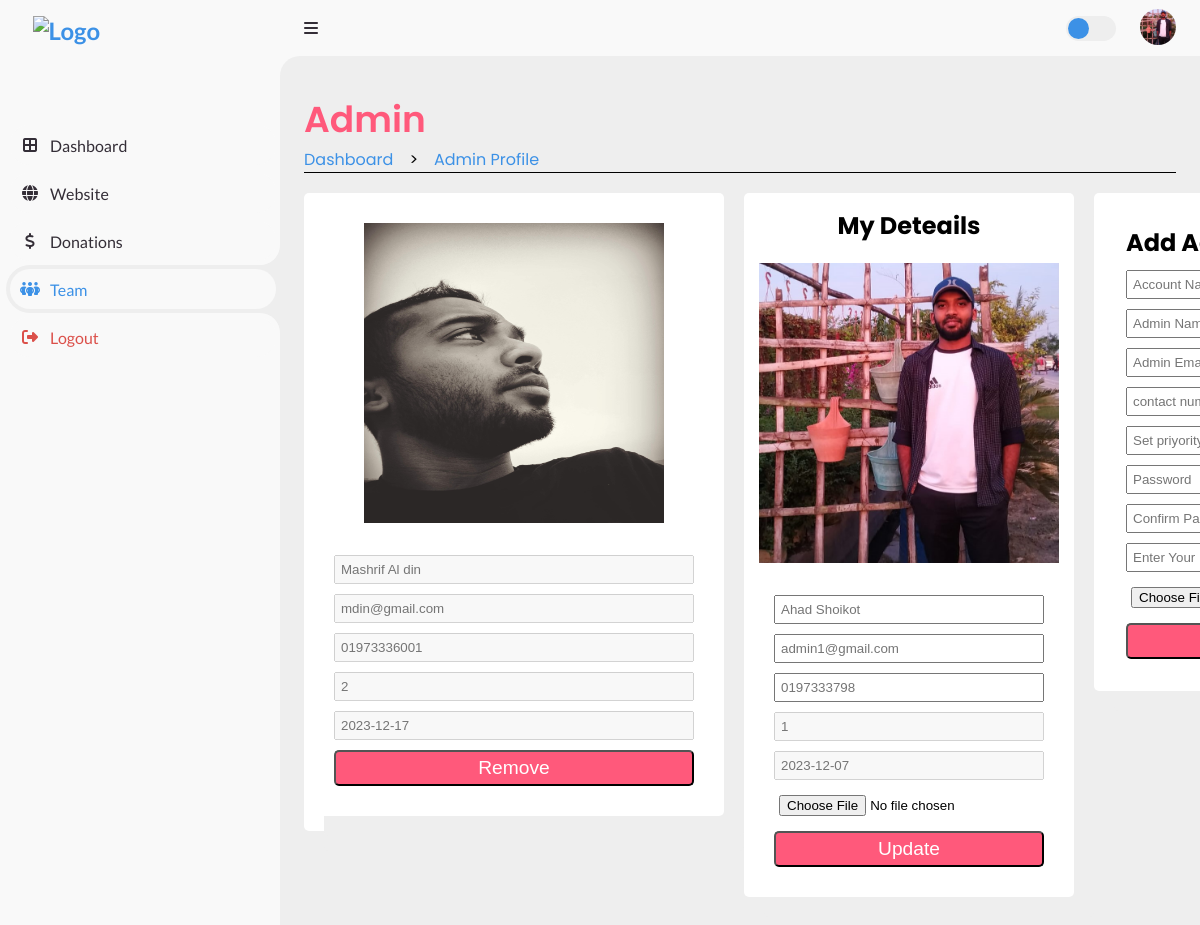
/Root/Admin_Side/Dash/Admin/ADMIN_PROFILE.php (signed in), run on the app's committed database.
### tables this page shows
CREATE TABLE `admin_list` (
  `admin_id` int(11) NOT NULL,
  `acc_id` int(11) NOT NULL,
  `admin_name` varchar(30) DEFAULT NULL,
  `admin_contact` varchar(30) DEFAULT NULL,
  `admin_priyority` int(11) DEFAULT NULL,
  `admin_image` varchar(255) DEFAULT NULL
);

CREATE TABLE `accounts` (
  `acc_id` int(11) NOT NULL,
  `acc_name` varchar(30) NOT NULL,
  `acc_pass` varchar(255) NOT NULL,
  `acc_email` varchar(30) NOT NULL,
  `role` varchar(10) NOT NULL,
  `acc_join_date` date NOT NULL
);

### Root/Admin_Side/Dash/Admin/ADMIN_PROFILE_BE.php (called while the page is built, shortened)
<?php
    include('/xampp/htdocs/DBMS_Project_Organized_One/Includes/db_con.php');
    if (isset($_SESSION['acc_id']) && isset($_SESSION['role'])) {
        $acc_id = $_SESSION['acc_id'];
        $sql = "SELECT u.acc_name, u.acc_join_date, u.acc_email, d.admin_contact, d.admin_name, d.admin_priyority, d.admin_image FROM accounts AS u LEFT JOIN admin_list AS d ON u.acc_id = d.acc_id WHERE u.acc_id = $acc_id";
        $result = mysqli_query($con, $sql);
            if (mysqli_num_rows($result) == 1) {
                $row = mysqli_fetch_array($result);
                $admin_name = $row['admin_name'];
                $acc_join_date = $row['acc_join_date'];
                $acc_email = $row['acc_email'];
                $admin_contact = $row['admin_contact'];
                $admin_priyority = $row['admin_priyority'];
                $admin_image = $row['admin_image'];
            } else {
                echo "Failed to fetch data";
            }
        } else {
            echo "Error to load session";
    }
?>

### Root/Admin_Side/Dash/Admin/ADMIN_PROFILE.php (the view, shortened to what this page needs)
<?php
  include('/xampp/htdocs/DBMS_Project_Organized_One/Root/Admin_Side/Dash/Admin/ADMIN_PROFILE_BE.php');
?>
<!DOCTYPE html>
<html lang="en">
  <head>
    <link rel="stylesheet" href="https://cdnjs.cloudflare.com/ajax/libs/font-awesome/6.4.0/css/all.min.css"/>
    <link href="https://cdn.jsdelivr.net/npm/remixicon@3.5.0/fonts/remixicon.css" rel="stylesheet"/>
    <link rel="stylesheet" href="https://cdn.jsdelivr.net/npm/swiper@10/swiper-bundle.min.css"/>
    <link href='https://unpkg.com/boxicons@2.1.4/css/boxicons.min.css' rel='stylesheet'>
    <link rel="stylesheet" href="/Root/Admin_Side/Dash/Admin/ADMIN_PROFILE_STYLE.css" />
  </head>
  <body>
    <section class="sidebar">
      <a href="/Root/Admin_Side/Dash/ADMIN_DASH.php" class="logo">
        <img src="/Root/Landing_Page/LOGO_NoBackground.png" alt="Logo" />
      </a>
      <ul class="side-menu top">
        <li>
          <a href="/Root/Admin_Side/Dash/ADMIN_DASH.php" class="nav-link">
            <i class="fas fa-border-all"></i>
            <span class="text">Dashboard</span>
          </a>
        </li>
        <li>
          <a href="/Root/Admin_Side/website/HOME.php" class="nav-link">
            <i class="fa fa-globe"></i>
            <span class="text">Website</span>
          </a>
        </li>
        <li>
          <a href="/Root/Admin_Side/Donation/DONATION_DASH.php" class="nav-link">
          <i class="fa fa-usd"></i>
            <span class="text">Donations</span>
          </a>
        </li>
        <li class="active">
          <a href="/Root/Admin_Side/Dash/Admin/ADMIN_PROFILE.php" class="nav-link">
            <i class="fas fa-people-group"></i>
            <span class="text">Team</span>
          </a>
        </li>
        <li>
          <a href="/Includes/logout.php" class="logout">
            <i class="fas fa-right-from-bracket"></i>
            <span class="text">Logout</span>
          </a>
        </li>
      </ul>
    </section>
    <section class="content">
      <nav>
        <i class="fas fa-bars menu-btn"></i>
        <label for="switch-mode" class="switch-mode"></label>
        <a href="#" class="profile">
          <img src="<?php echo $admin_image ?>" alt="profile" />
        </a>
      </nav>
      <main>
        <div class="head-title">
            <div class="left">
                <h1>Admin</h1>
                <ul class="breadcrumb">
                  <li>
                    <a class="active" href="/Root/Admin_Side/Dash/ADMIN_DASH.php">Dashboard</a>
                  </li>
                  <li>></li>
                  <li>
                    <a class="active" href="#">Admin Profile</a>
                  </li>
					      </ul>
            </div>
        </div>
        <div class="container">
          <div class="box st st">
              <?php
                  include('/xampp/htdocs/DBMS_Project_Organized_One/Root/Admin_Side/Dash/Admin/FETCH_ADMINS.php');
              ?>
          </div>
          <div class="box st">
                <h1>My Deteails</h1>
              <div>
                  <img src="<?php echo $admin_image ?>" alt="User Image">
              </div>
              <form action="/Root/Admin_Side/Dash/Admin/UPDATE_ADMIN_BE.php" method="POST" enctype="multipart/form-data">
                  <input type="text" name="admin_name" placeholder="<?php echo $admin_name ?>">
                  <input type="text" name="acc_email" placeholder="<?php echo $acc_email ?>">
                  <input type="text" name="admin_contact" placeholder="<?php echo $admin_contact ?>">
                  <input type="text" name="admin_priyority" placeholder="<?php echo $admin_priyority ?>" disabled>
                  <input type="text" name="acc_join_date" placeholder="<?php echo $acc_join_date ?>" disabled>
                  <input type="file" name="image" accept="image/*">
                  <button type="submit" name="submit1">Update</button>
              </form>
          </div>
          <div class="box nd">
            <h1>Add Admin</h1>
            <div>
              <form action="/Root/Admin_Side/Dash/Admin/NEW_ADDMIN_BE.php" method="POST" enctype="multipart/form-data">
                  <input type="text" name="acc_name" placeholder="Account Name" required>
                  <input type="text" name="admin_name" placeholder="Admin Name" required>
                  <input type="text" name="acc_email" placeholder="Admin Email" required>
                  <input type="text" name="admin_contact" placeholder="contact number" required>
                  <input type="text" name="admin_priyority" placeholder="Set priyority" required>
                  <input type="password" name="acc_pass" placeholder="Password" required>
                  <input type="password" name="con_pass" placeholder="Confirm Password" required>
                  <input type="password" name = "Admin_pass" placeholder="Enter Your Password" required>
                  <input type="file" name="image" accept="image/*">
                  <button type="submit" name="submit2">Add</button>
              </form>
            </div>
          </div>
        </div>
      </main>
    </section>
  </body>
</html>

### Root/Admin_Side/Dash/Admin/FETCH_ADMINS.php (shortened to what this page needs)
<?php
    include('/xampp/htdocs/DBMS_Project_Organized_One/Includes/db_con.php');
    if (isset($_SESSION['acc_id']) && isset($_SESSION['role'])) {
        $acc_iddd = $_SESSION['acc_id'];
        $sql = "SELECT x.admin_id, x.acc_id, x.admin_name, x.admin_contact, x.admin_image, x.admin_priyority, y.acc_name, y.acc_email, y.acc_join_date  FROM admin_list AS x LEFT JOIN accounts AS y ON x.acc_id = y.acc_id WHERE x.acc_id != $acc_iddd";
        $result = mysqli_query($con, $sql);
            if (mysqli_num_rows($result) > 0) {
                while ($row = mysqli_fetch_assoc($result)) {
                    echo  '<div class="box st">
                    <div>
                        <img src="' . $row['admin_image'] . '" alt="">
                    </div>
                    <form action="/Root/Admin_Side/Dash/Admin/REMOVE_ADMIN.php" method="POST">
                        <input type="text" name="admin_name" placeholder="' . $row['admin_name'] . '" disabled>
                        <input type="text" name="acc_email" placeholder="' . $row['acc_email'] . '" disabled>
                        <input type="text" name="admin_contact" placeholder="' . $row['admin_contact'] . '" disabled>
                        <input type="text" name="admin_priyority" placeholder="' . $row['admin_priyority'] . '" disabled>
                        <input type="text" name="acc_join_date" placeholder="' . $row['acc_join_date'] . '" disabled>
                        <input type="hidden" name="acc_id" value="' . $row['acc_id'] . '">
                        <input type="hidden" name="admin_id" value="' . $row['admin_id'] . '">
                        <button type="submit" name="delete">Remove</button>
                    </form>
                    </div>';
                }
            } else {
                echo "No Record Found";
            }
        } else {
            echo "Error to load session";
    }
?>

### data on the page
admin_list: admin_image (picture), admin_name "Ahad Shoikot", acc_email "admin1@gmail.com", admin_contact "0197333798", admin_priyority "1", acc_join_date "2023-12-07"
admin_list: admin_image (picture), admin_name "Mashrif Al din", acc_email "mdin@gmail.com", admin_contact "01973336001", admin_priyority "2", acc_join_date "2023-12-17"
